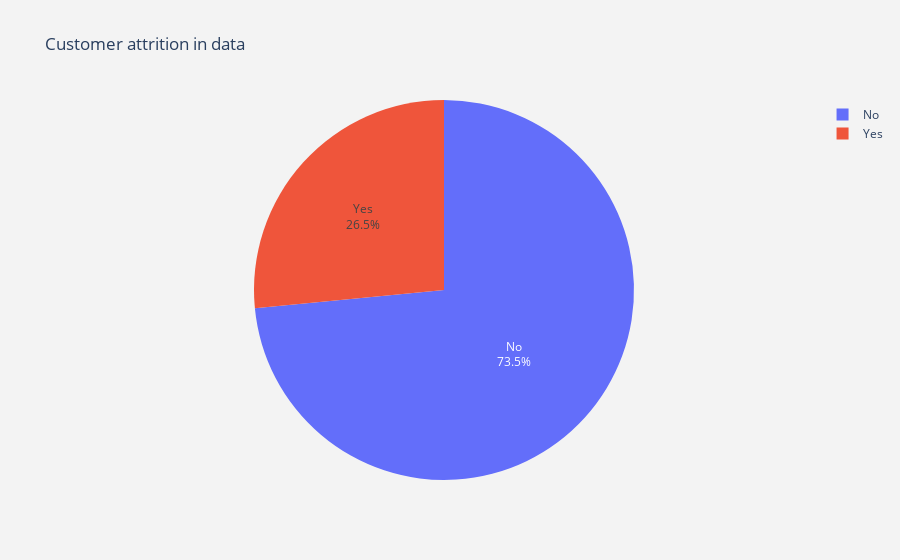

Write notebook code for a chart like this one.
### Markdown cell above
A lot of outliers in TotalCharges
### 2.2 Categorical Variables

### Code cell
label = data["Churn"].value_counts().keys().tolist()
value = data["Churn"].value_counts().values.tolist()
data1 = go.Pie(labels = label, values = value,textinfo='label+percent')
layout = go.Layout(dict(title = "Customer attrition in data",
                        plot_bgcolor  = "rgb(243,243,243)",
                        paper_bgcolor = "rgb(243,243,243)",
                       )
                  )
fig = go.Figure(data = data1,layout =layout)
py.iplot(fig)

### Figure 1 — Plotly figure (JSON) as saved in the notebook; plotly's stock layout.template omitted (floating-point values rounded to 4 significant figures)
{"data": [{"labels": ["No", "Yes"], "textinfo": "label+percent", "type": "pie", "values": [5174, 1869]}], "layout": {"paper_bgcolor": "rgb(243,243,243)", "plot_bgcolor": "rgb(243,243,243)", "title": {"text": "Customer attrition in data"}}}
